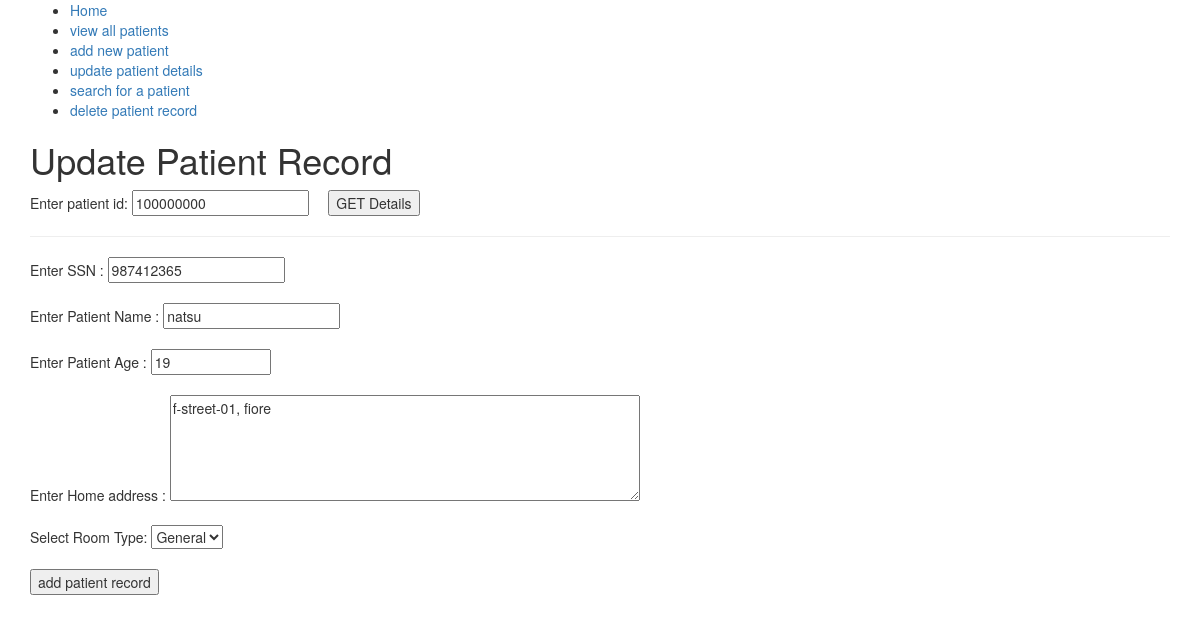
The page /updateDetails?id=100000000 (signed in) on the database its author committed.
### tables this page shows
CREATE TABLE patients (
		ws_ssn INTEGER UNIQUE,
		ws_pat_id INTEGER PRIMARY KEY AUTOINCREMENT,
		ws_pat_name TEXT NOT NULL,
		ws_adrs TEXT NOT NULL,
		ws_age INTEGER NOT NULL,
		ws_doj TEXT NOT NULL,
		ws_rtype TEXT,
		ws_status INTEGER DEFAULT 1
	);

### app.py (the view, shortened to what this page needs)
@app.route('/updateDetails', methods=['POST','GET'])
def update():
	conn = sqlite3.connect("hospital.db")
	cur = conn.cursor()
	if 'loggedInUserId' in request.cookies:
		if request.method == 'GET':
			if request.args.get('id'):
				patient_id = request.args.get('id')
				cur.execute("SELECT * FROM patients WHERE ws_pat_id=?;",(patient_id,))
				patient_details = cur.fetchone()
				cur.close()
				conn.close()
				if patient_details is None:
					return "<h1> no such records found! </h1>"
				return render_template("updatePatientDetails.html",pageTitle="update patient details",id_editable=False,patient_details=patient_details,data_set=True)
		return render_template("updatePatientDetails.html",pageTitle="update patient details",data_set=False)
	return redirect(url_for('login'))

### templates/updatePatientDetails.html (shortened to what this page needs)
{% extends "base.html" %}
{% block body %}
{% include "include/navbar.html" %}
<h1>Update Patient Record</h1>
<form method="GET">
	Enter patient id: <input type="text" pattern="[0-9]{9}" name="id" placeholder="enter patient id" {% if data_set %} value="{{patient_details[1]}}" {% endif %} required /> &nbsp;
	<input type="submit" name="up_patient_id_sunbmit_btn" value="GET Details" />
</form>
<hr />
{% if not data_set %}
<form method="POST" action="">
	Enter SSN : <input type="text" name="p_ssn" pattern="[0-9]{9}" placeholder="enter SSN" required /> <br /><br />
	Enter Patient Name : <input type="text" name="p_name" pattern="[A-Z a-z]{3,}" placeholder="enter patient name"
		required /> <br /><br />
	Enter Patient Age : <input type="number" name="p_age" placeholder="enter patient age" min="1" max="130"
		style="width: 120px;" required /><br /><br />
	Enter Home address : <textarea name="p_addr" placeholder="enter address" rows="5" cols="60" required></textarea>
	<br /><br />
	Select Room Type:
	<select name="p_rtype" required>
		<option value="" selected>Select</option>
		<option value="General">General</option>
		<option value="Semi">Semi</option>
		<option value="Single">Single</option>
	</select>
	<br><br>
	<input type="submit" value="add patient record" />
</form>
{% else %}
<form method="POST" action="/updateDetails">
	Enter SSN : <input type="text" name="p_ssn" pattern="[0-9]{9}" value="{{patient_details[0]}}" placeholder="enter SSN" required /> <br /><br />
	Enter Patient Name : <input type="text" name="p_name" value="{{patient_details[2]}}" pattern="[A-Z a-z]{3,}" placeholder="enter patient name"
		required /> <br /><br />
	Enter Patient Age : <input type="number" name="p_age" value="{{patient_details[4]}}" placeholder="enter patient age" min="1" max="130"
		style="width: 120px;" required /><br /><br />
	Enter Home address : <textarea name="p_addr" placeholder="enter address" rows="5" cols="60" required>{{patient_details[3]}}</textarea>
	<br /><br />
	Select Room Type:
	<select name="p_rtype" required>
		{% if patient_details[6] == 'General' %}
			<option value="General" selected>General</option>
		{% else %}
			<option value="General">General</option>
		{% endif %}
	</select>
	<br><br>
	<input type="submit" value="add patient record" />
</form>
{% endif %}
{% endblock %}

### rows shown on the page
patients: id "100000000", p_ssn "987412365", p_name "natsu", p_age "19", p_addr "f-street-01, fiore", p_rtype "General"
